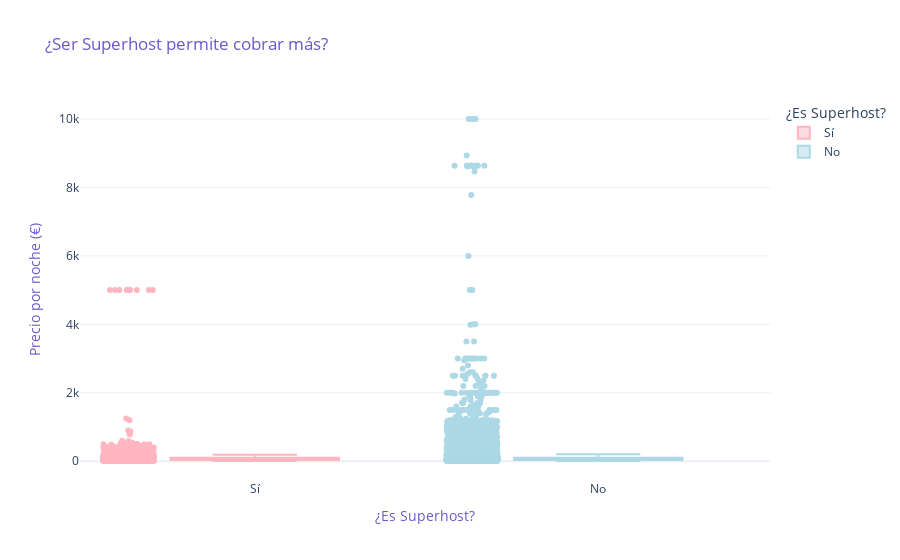

The code cell stored with this chart in its notebook:
### Markdown cell above
<p style="color: #ADD8E6; font-size: 18px;">
<b>⭐ 4. Valoración del host ➔ influencia en decisión de reserva</b><br><br>
🔹 <b>Hipótesis:</b><br>
"¿Por ser Superhost puedo poner precios más altos?"
</p>

### Code cell
# --- CARGAR ARCHIVOS ---
host = pd.read_parquet("airbnb_madrid_host.parquet")
property_data = pd.read_parquet("airbnb_madrid_property.parquet")
conditions = pd.read_parquet("airbnb_madrid_conditions.parquet")

# --- UNIR DATASETS ---
df = property_data.merge(host[["id", "host_is_superhost"]], on="id", how="inner")
df = df.merge(conditions[["id", "price"]], on="id", how="left")

# --- LIMPIEZA SUAVE ---
df = df[df["price"].notna()]               # Que tengan precio
df = df[df["price"] > 5]                    # Que el precio sea mayor a 5 €
df = df[df["host_is_superhost"].isin(["t", "f", True, False])]  # Que tengan estado válido

# --- MAPEAMOS SUPERHOST ---
df["host_is_superhost"] = df["host_is_superhost"].map({
    't': 'Sí', 'f': 'No', True: 'Sí', False: 'No'
})



# --- GRAFICO INTERACTIVO (Plotly) ---
fig = px.box(
    df,
    x="host_is_superhost",
    y="price",
    title='¿Ser Superhost permite cobrar más?',
    labels={"host_is_superhost": "¿Es Superhost?", "price": "Precio por noche (€)"},
    points="all",  # Mostrar también los puntos
    color="host_is_superhost",
    color_discrete_map={
        "Sí": "#FFB6C1",  # Rosado pastel
        "No": "#ADD8E6"   # Celeste pastel
    },
    template="plotly_white"
)

fig.update_layout(
    title_font_color="#6A5ACD",
    xaxis_title_font_color="#6A5ACD",
    yaxis_title_font_color="#6A5ACD"
)
fig.show()

### Figure 1 — Plotly figure (JSON) as saved in the notebook; plotly's stock layout.template omitted (floating-point values rounded to 4 significant figures; data arrays with more than 128 entries replaced by an {"elided": "..."} marker saying what was removed)
{"data": [{"alignmentgroup": "True", "boxpoints": "all", "hovertemplate": "¿Es Superhost?=%{x}<br>Precio por noche (€)=%{y}<extra></extra>", "legendgroup": "Sí", "marker": {"color": "#FFB6C1"}, "name": "Sí", "notched": false, "offsetgroup": "Sí", "orientation": "v", "showlegend": true, "type": "box", "x": {"elided": "4274 str values"}, "x0": " ", "xaxis": "x", "y": {"elided": "4274 int values"}, "y0": " ", "yaxis": "y"}, {"alignmentgroup": "True", "boxpoints": "all", "hovertemplate": "¿Es Superhost?=%{x}<br>Precio por noche (€)=%{y}<extra></extra>", "legendgroup": "No", "marker": {"color": "#ADD8E6"}, "name": "No", "notched": false, "offsetgroup": "No", "orientation": "v", "showlegend": true, "type": "box", "x": {"elided": "16745 str values"}, "x0": " ", "xaxis": "x", "y": {"elided": "16745 int values"}, "y0": " ", "yaxis": "y"}], "layout": {"boxmode": "overlay", "legend": {"title": {"text": "¿Es Superhost?"}, "tracegroupgap": 0}, "title": {"font": {"color": "#6A5ACD"}, "text": "¿Ser Superhost permite cobrar más?"}, "xaxis": {"anchor": "y", "categoryarray": ["Sí", "No"], "categoryorder": "array", "domain": [0, 1], "title": {"font": {"color": "#6A5ACD"}, "text": "¿Es Superhost?"}}, "yaxis": {"anchor": "x", "domain": [0, 1], "title": {"font": {"color": "#6A5ACD"}, "text": "Precio por noche (€)"}}}}
